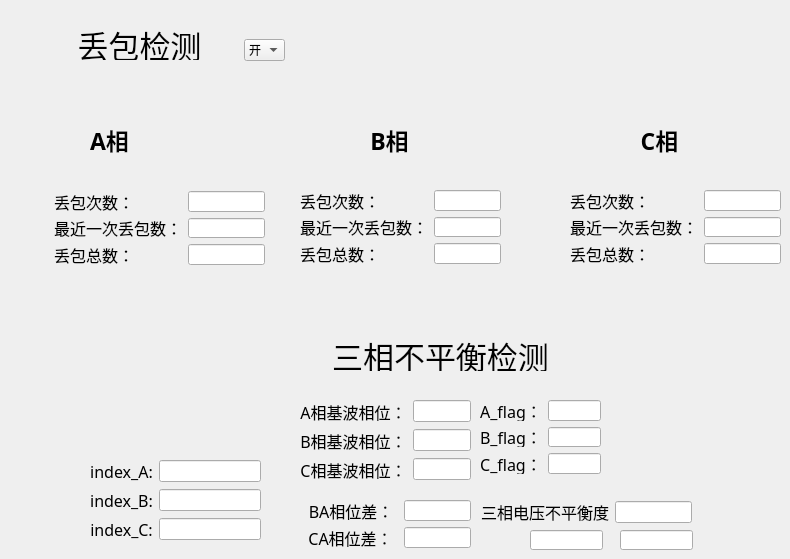
     <widget class="QWidget" name="tab_3">
      <attribute name="title">
       <string>丢包检测</string>
      </attribute>
      <widget class="QLabel" name="label_6">
       <property name="geometry">
        <rect>
         <x>60</x>
         <y>120</y>
         <width>54</width>
         <height>12</height>
        </rect>
       </property>
       <property name="text">
        <string/>
       </property>
      </widget>
      <widget class="QWidget" name="layoutWidget_23">
       <property name="geometry">
        <rect>
         <x>300</x>
         <y>190</y>
         <width>201</width>
         <height>74</height>
        </rect>
       </property>
       <layout class="QFormLayout" name="formLayout_20">
        <item row="0" column="0">
         <widget class="QLabel" name="label_159">
          <property name="font">
           <font>
            <family>楷体</family>
            <pointsize>12</pointsize>
           </font>
          </property>
          <property name="text">
           <string>丢包次数：</string>
          </property>
          <property name="alignment">
           <set>Qt::AlignCenter</set>
          </property>
         </widget>
        </item>
        <item row="0" column="1">
         <widget class="QLineEdit" name="B_loss"/>
        </item>
        <item row="1" column="0">
         <widget class="QLabel" name="label_160">
          <property name="font">
           <font>
            <family>楷体</family>
            <pointsize>12</pointsize>
           </font>
          </property>
          <property name="text">
           <string>最近一次丢包数：</string>
          </property>
          <property name="alignment">
           <set>Qt::AlignCenter</set>
          </property>
         </widget>
        </item>
        <item row="1" column="1">
         <widget class="QLineEdit" name="B_loss_current"/>
        </item>
        <item row="2" column="0">
         <widget class="QLabel" name="label_199">
          <property name="font">
           <font>
            <family>楷体</family>
            <pointsize>12</pointsize>
           </font>
          </property>
          <property name="text">
           <string>丢包总数：</string>
          </property>
          <property name="alignment">
           <set>Qt::AlignCenter</set>
          </property>
         </widget>
        </item>
        <item row="2" column="1">
         <widget class="QLineEdit" name="B_loss_sum">
          <property name="text">
           <string/>
          </property>
         </widget>
        </item>
       </layout>
      </widget>
      <widget class="QLabel" name="label_15">
       <property name="geometry">
        <rect>
         <x>604</x>
         <y>119</y>
         <width>111</width>
         <height>41</height>
        </rect>
       </property>
       <property name="font">
        <font>
         <family>楷体</family>
         <pointsize>17</pointsize>
         <weight>75</weight>
         <bold>true</bold>
         <strikeout>false</strikeout>
        </font>
       </property>
       <property name="text">
        <string>C相</string>
       </property>
       <property name="textFormat">
        <enum>Qt::AutoText</enum>
       </property>
       <property name="alignment">
        <set>Qt::AlignCenter</set>
       </property>
      </widget>
      <widget class="QLabel" name="label_14">
       <property name="geometry">
        <rect>
         <x>334</x>
         <y>119</y>
         <width>111</width>
         <height>41</height>
        </rect>
       </property>
       <property name="font">
        <font>
         <family>楷体</family>
         <pointsize>17</pointsize>
         <weight>75</weight>
         <bold>true</bold>
         <strikeout>false</strikeout>
        </font>
       </property>
       <property name="text">
        <string>B相</string>
       </property>
       <property name="textFormat">
        <enum>Qt::AutoText</enum>
       </property>
       <property name="alignment">
        <set>Qt::AlignCenter</set>
       </property>
      </widget>
      <widget class="QWidget" name="layoutWidget_24">
       <property name="geometry">
        <rect>
         <x>570</x>
         <y>190</y>
         <width>211</width>
         <height>74</height>
        </rect>
       </property>
       <layout class="QFormLayout" name="formLayout_40">
        <item row="0" column="0">
         <widget class="QLabel" name="label_154">
          <property name="font">
           <font>
            <family>楷体</family>
            <pointsize>12</pointsize>
           </font>
          </property>
          <property name="text">
           <string>丢包次数：</string>
          </property>
          <property name="alignment">
           <set>Qt::AlignCenter</set>
          </property>
         </widget>
        </item>
        <item row="0" column="1">
         <widget class="QLineEdit" name="C_loss"/>
        </item>
        <item row="1" column="0">
         <widget class="QLabel" name="label_197">
          <property name="font">
           <font>
            <family>楷体</family>
            <pointsize>12</pointsize>
           </font>
          </property>
          <property name="text">
           <string>最近一次丢包数：</string>
          </property>
          <property name="alignment">
           <set>Qt::AlignCenter</set>
          </property>
         </widget>
        </item>
        <item row="1" column="1">
         <widget class="QLineEdit" name="C_loss_current"/>
        </item>
        <item row="2" column="0">
         <widget class="QLabel" name="label_198">
          <property name="font">
           <font>
            <family>楷体</family>
            <pointsize>12</pointsize>
           </font>
          </property>
          <property name="text">
           <string>丢包总数：</string>
          </property>
          <property name="alignment">
           <set>Qt::AlignCenter</set>
          </property>
         </widget>
        </item>
        <item row="2" column="1">
         <widget class="QLineEdit" name="C_loss_sum">
          <property name="text">
           <string/>
          </property>
         </widget>
        </item>
       </layout>
      </widget>
      <widget class="QWidget" name="layoutWidget_25">
       <property name="geometry">
        <rect>
         <x>54</x>
         <y>191</y>
         <width>211</width>
         <height>74</height>
        </rect>
       </property>
       <layout class="QFormLayout" name="formLayout_19">
        <item row="0" column="0">
         <widget class="QLabel" name="label_152">
          <property name="font">
           <font>
            <family>楷体</family>
            <pointsize>12</pointsize>
           </font>
          </property>
          <property name="text">
           <string>丢包次数：</string>
          </property>
          <property name="alignment">
           <set>Qt::AlignCenter</set>
          </property>
         </widget>
        </item>
        <item row="0" column="1">
         <widget class="QLineEdit" name="A_loss"/>
        </item>
        <item row="1" column="0">
         <widget class="QLabel" name="label_153">
          <property name="font">
           <font>
            <family>楷体</family>
            <pointsize>12</pointsize>
           </font>
          </property>
          <property name="text">
           <string>最近一次丢包数：</string>
          </property>
          <property name="alignment">
           <set>Qt::AlignCenter</set>
          </property>
         </widget>
        </item>
        <item row="1" column="1">
         <widget class="QLineEdit" name="A_loss_current"/>
        </item>
        <item row="2" column="0">
         <widget class="QLabel" name="label_196">
          <property name="font">
           <font>
            <family>楷体</family>
            <pointsize>12</pointsize>
           </font>
          </property>
          <property name="text">
           <string>丢包总数：</string>
          </property>
          <property name="alignment">
           <set>Qt::AlignCenter</set>
          </property>
         </widget>
        </item>
        <item row="2" column="1">
         <widget class="QLineEdit" name="A_loss_sum">
          <property name="text">
           <string/>
          </property>
         </widget>
        </item>
       </layout>
      </widget>
      <widget class="QComboBox" name="loss_comboBox">
       <property name="geometry">
        <rect>
         <x>244</x>
         <y>39</y>
         <width>41</width>
         <height>22</height>
        </rect>
       </property>
       <item>
        <property name="text">
         <string>开</string>
        </property>
       </item>
       <item>
        <property name="text">
         <string>关</string>
        </property>
       </item>
      </widget>
      <widget class="QLabel" name="label_12">
       <property name="geometry">
        <rect>
         <x>74</x>
         <y>29</y>
         <width>131</width>
         <height>31</height>
        </rect>
       </property>
       <property name="font">
        <font>
         <family>楷体</family>
         <pointsize>23</pointsize>
        </font>
       </property>
       <property name="text">
        <string>丢包检测</string>
       </property>
       <property name="alignment">
        <set>Qt::AlignCenter</set>
       </property>
      </widget>
      <widget class="QLabel" name="label_13">
       <property name="geometry">
        <rect>
         <x>54</x>
         <y>119</y>
         <width>111</width>
         <height>41</height>
        </rect>
       </property>
       <property name="font">
        <font>
         <family>楷体</family>
         <pointsize>17</pointsize>
         <weight>75</weight>
         <bold>true</bold>
         <strikeout>false</strikeout>
        </font>
       </property>
       <property name="text">
        <string>A相</string>
       </property>
       <property name="textFormat">
        <enum>Qt::AutoText</enum>
       </property>
       <property name="alignment">
        <set>Qt::AlignCenter</set>
       </property>
      </widget>
      <widget class="QLineEdit" name="uneg_param1">
       <property name="geometry">
        <rect>
         <x>530</x>
         <y>530</y>
         <width>73</width>
         <height>20</height>
        </rect>
       </property>
      </widget>
      <widget class="QWidget" name="layoutWidget_26">
       <property name="geometry">
        <rect>
         <x>480</x>
         <y>400</y>
         <width>121</width>
         <height>74</height>
        </rect>
       </property>
       <layout class="QFormLayout" name="formLayout_39">
        <item row="0" column="0">
         <widget class="QLabel" name="label_193">
          <property name="font">
           <font>
            <family>楷体</family>
            <pointsize>12</pointsize>
           </font>
          </property>
          <property name="text">
           <string>A_flag：</string>
          </property>
          <property name="alignment">
           <set>Qt::AlignCenter</set>
          </property>
         </widget>
        </item>
        <item row="0" column="1">
         <widget class="QLineEdit" name="A_flag">
          <property name="text">
           <string/>
          </property>
         </widget>
        </item>
        <item row="1" column="0">
         <widget class="QLabel" name="label_194">
          <property name="font">
           <font>
            <family>楷体</family>
            <pointsize>12</pointsize>
           </font>
          </property>
          <property name="text">
           <string>B_flag：</string>
          </property>
          <property name="alignment">
           <set>Qt::AlignCenter</set>
          </property>
         </widget>
        </item>
        <item row="1" column="1">
         <widget class="QLineEdit" name="B_flag">
          <property name="text">
           <string/>
          </property>
         </widget>
        </item>
        <item row="2" column="0">
         <widget class="QLabel" name="label_195">
          <property name="font">
           <font>
            <family>楷体</family>
            <pointsize>12</pointsize>
           </font>
          </property>
          <property name="text">
           <string>C_flag：</string>
          </property>
          <property name="alignment">
           <set>Qt::AlignCenter</set>
          </property>
         </widget>
        </item>
        <item row="2" column="1">
         <widget class="QLineEdit" name="C_flag">
          <property name="text">
           <string/>
          </property>
         </widget>
        </item>
       </layout>
      </widget>
      <widget class="QWidget" name="layoutWidget_28">
       <property name="geometry">
        <rect>
         <x>300</x>
         <y>400</y>
         <width>171</width>
         <height>81</height>
        </rect>
       </property>
       <layout class="QFormLayout" name="formLayout_15">
        <item row="0" column="0">
         <widget class="QLabel" name="label_190">
          <property name="font">
           <font>
            <family>楷体</family>
            <pointsize>12</pointsize>
           </font>
          </property>
          <property name="text">
           <string>A相基波相位：</string>
          </property>
          <property name="alignment">
           <set>Qt::AlignCenter</set>
          </property>
         </widget>
        </item>
        <item row="0" column="1">
         <widget class="QLineEdit" name="A_jiboxiangwei">
          <property name="text">
           <string/>
          </property>
         </widget>
        </item>
        <item row="1" column="1">
         <widget class="QLineEdit" name="B_jiboxiangwei">
          <property name="text">
           <string/>
          </property>
         </widget>
        </item>
        <item row="2" column="0">
         <widget class="QLabel" name="label_191">
          <property name="font">
           <font>
            <family>楷体</family>
            <pointsize>12</pointsize>
           </font>
          </property>
          <property name="text">
           <string>C相基波相位：</string>
          </property>
          <property name="alignment">
           <set>Qt::AlignCenter</set>
          </property>
         </widget>
        </item>
        <item row="2" column="1">
         <widget class="QLineEdit" name="C_jiboxiangwei">
          <property name="text">
           <string/>
          </property>
         </widget>
        </item>
        <item row="1" column="0">
         <widget class="QLabel" name="label_192">
          <property name="font">
           <font>
            <family>楷体</family>
            <pointsize>12</pointsize>
           </font>
          </property>
          <property name="text">
           <string>B相基波相位：</string>
          </property>
          <property name="alignment">
           <set>Qt::AlignCenter</set>
          </property>
         </widget>
        </item>
       </layout>
      </widget>
      <widget class="QWidget" name="layoutWidget_29">
       <property name="geometry">
        <rect>
         <x>90</x>
         <y>460</y>
         <width>171</width>
         <height>81</height>
        </rect>
       </property>
       <layout class="QFormLayout" name="formLayout_23">
        <item row="0" column="0">
         <widget class="QLabel" name="label_200">
          <property name="font">
           <font>
            <family>楷体</family>
            <pointsize>12</pointsize>
           </font>
          </property>
          <property name="text">
           <string>index_A:</string>
          </property>
          <property name="alignment">
           <set>Qt::AlignCenter</set>
          </property>
         </widget>
        </item>
        <item row="0" column="1">
         <widget class="QLineEdit" name="index_a">
          <property name="text">
           <string/>
          </property>
         </widget>
        </item>
        <item row="1" column="1">
         <widget class="QLineEdit" name="index_b">
          <property name="text">
           <string/>
          </property>
         </widget>
        </item>
        <item row="2" column="0">
         <widget class="QLabel" name="label_201">
          <property name="font">
           <font>
            <family>楷体</family>
            <pointsize>12</pointsize>
           </font>
          </property>
          <property name="text">
           <string>index_C:</string>
          </property>
          <property name="alignment">
           <set>Qt::AlignCenter</set>
          </property>
         </widget>
        </item>
        <item row="2" column="1">
         <widget class="QLineEdit" name="index_c">
          <property name="text">
           <string/>
          </property>
         </widget>
        </item>
        <item row="1" column="0">
         <widget class="QLabel" name="label_202">
          <property name="font">
           <font>
            <family>楷体</family>
            <pointsize>12</pointsize>
           </font>
          </property>
          <property name="text">
           <string>index_B:</string>
          </property>
          <property name="alignment">
           <set>Qt::AlignCenter</set>
          </property>
         </widget>
        </item>
       </layout>
      </widget>
      <widget class="QWidget" name="layoutWidget_30">
       <property name="geometry">
        <rect>
         <x>300</x>
         <y>500</y>
         <width>171</width>
         <height>48</height>
        </rect>
       </property>
       <layout class="QFormLayout" name="formLayout_38">
        <item row="0" column="0">
         <widget class="QLabel" name="label_188">
          <property name="font">
           <font>
            <family>楷体</family>
            <pointsize>12</pointsize>
           </font>
          </property>
          <property name="text">
           <string>  BA相位差： </string>
          </property>
          <property name="alignment">
           <set>Qt::AlignCenter</set>
          </property>
         </widget>
        </item>
        <item row="0" column="1">
         <widget class="QLineEdit" name="BA_xiangweicha">
          <property name="text">
           <string/>
          </property>
         </widget>
        </item>
        <item row="1" column="0">
         <widget class="QLabel" name="label_189">
          <property name="font">
           <font>
            <family>楷体</family>
            <pointsize>12</pointsize>
           </font>
          </property>
          <property name="text">
           <string>  CA相位差： </string>
          </property>
          <property name="alignment">
           <set>Qt::AlignCenter</set>
          </property>
         </widget>
        </item>
        <item row="1" column="1">
         <widget class="QLineEdit" name="CA_xiangweicha">
          <property name="text">
           <string/>
          </property>
         </widget>
        </item>
       </layout>
      </widget>
      <widget class="QWidget" name="layoutWidget_31">
       <property name="geometry">
        <rect>
         <x>481</x>
         <y>501</y>
         <width>211</width>
         <height>22</height>
        </rect>
       </property>
       <layout class="QFormLayout" name="formLayout_3">
        <item row="0" column="0">
         <widget class="QLabel" name="label_150">
          <property name="sizePolicy">
           <sizepolicy hsizetype="Expanding" vsizetype="Expanding">
            <horstretch>0</horstretch>
            <verstretch>0</verstretch>
           </sizepolicy>
          </property>
          <property name="font">
           <font>
            <family>楷体</family>
            <pointsize>12</pointsize>
           </font>
          </property>
          <property name="text">
           <string>三相电压不平衡度</string>
          </property>
          <property name="alignment">
           <set>Qt::AlignCenter</set>
          </property>
         </widget>
        </item>
        <item row="0" column="1">
         <widget class="QLineEdit" name="sanxiangdianyabupinghengdu"/>
        </item>
       </layout>
      </widget>
      <widget class="QLineEdit" name="uneg_param2">
       <property name="geometry">
        <rect>
         <x>620</x>
         <y>530</y>
         <width>73</width>
         <height>20</height>
        </rect>
       </property>
      </widget>
      <widget class="QLabel" name="label_16">
       <property name="geometry">
        <rect>
         <x>320</x>
         <y>340</y>
         <width>241</width>
         <height>31</height>
        </rect>
       </property>
       <property name="font">
        <font>
         <family>楷体</family>
         <pointsize>23</pointsize>
        </font>
       </property>
       <property name="text">
        <string>三相不平衡检测</string>
       </property>
       <property name="alignment">
        <set>Qt::AlignCenter</set>
       </property>
      </widget>
     </widget>
